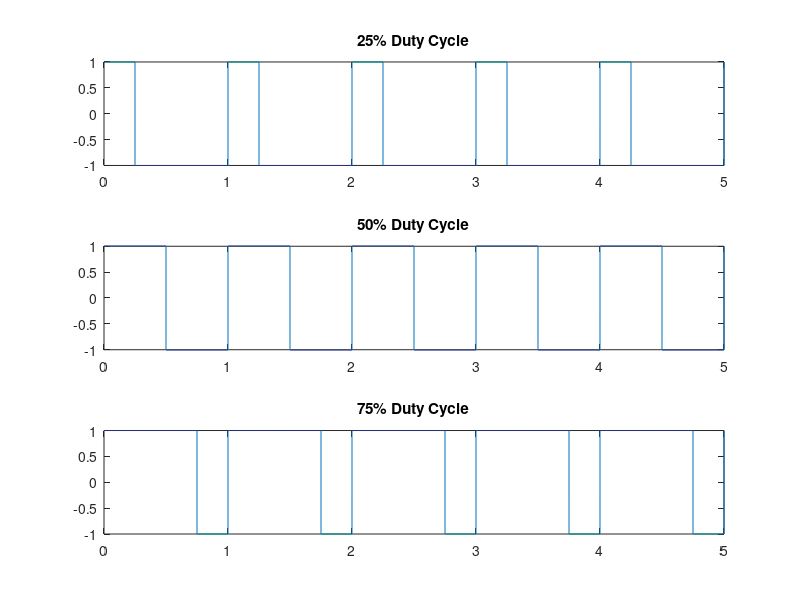

This chart was generated by the following MATLAB code:
clear all;
close all;
clc;
k = 0:0.0001:5;
a = square((2*pi*k),25);
b = square((2*pi*k),50);
c = square((2*pi*k),75);
subplot(3,1,1)
plot(k,a);
title('25% Duty Cycle');
subplot(3,1,2);
plot(k,b);
title('50% Duty Cycle');
subplot(3,1,3);
plot(k,c);
title('75% Duty Cycle')
